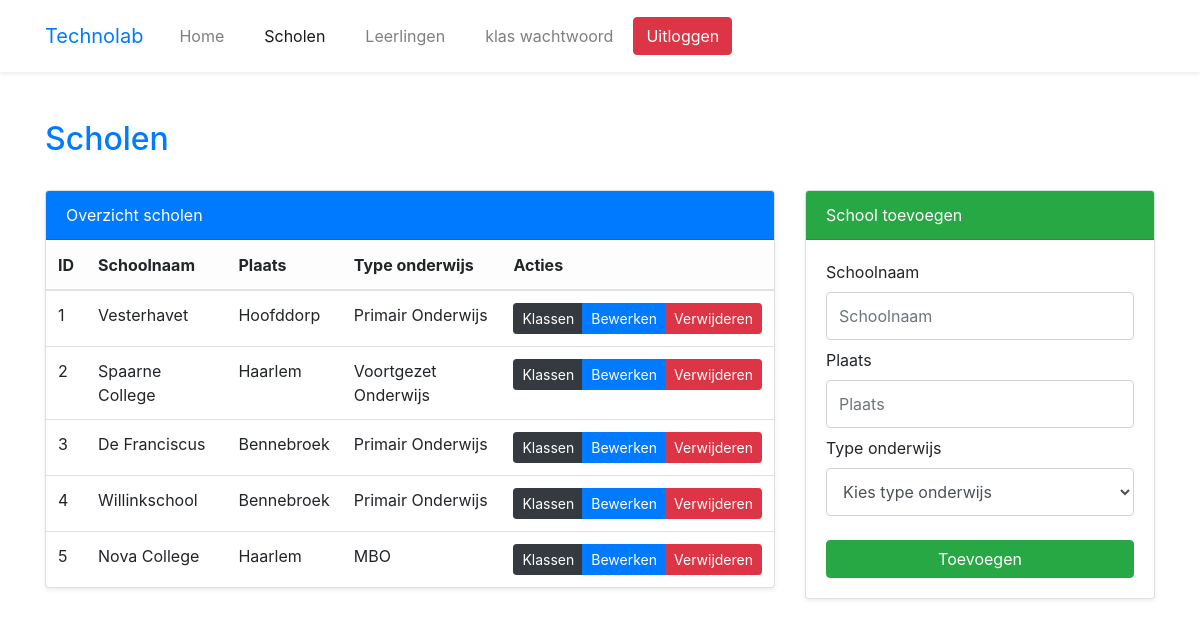
The app's page /scholen.php (signed in) with its own data.
### tables this page shows
CREATE TABLE `school` (
  `school_id` smallint(6) NOT NULL,
  `schoolnaam` varchar(100) NOT NULL,
  `plaats` varchar(100) NOT NULL,
  `type_onderwijs` set('Primair Onderwijs','Voortgezet Onderwijs','MBO') DEFAULT NULL
);

### scholen.php (the view, shortened to what this page needs)
<?php
require 'includes/header.php';
$scholen = $conn->query("SELECT * FROM school");
$highlight_id = null;
?>
<div class="container py-5">
    <div class="row mb-4">
        <div class="col">
            <h2 class="fw-bold text-primary">
                Scholen
            </h2>
        </div>
    </div>
    <div class="row">
        <div class="col-lg-8">
            <div class="card shadow-sm mb-4">
                <div class="card-header bg-primary text-white fw-semibold">
                    Overzicht scholen
                </div>
                <div class="card-body p-0">
                    <table class="table table-hover align-middle mb-0">
                        <thead class="table-light">
                            <tr>
                                <th>ID</th>
                                <th>Schoolnaam</th>
                                <th>Plaats</th>
                                <th>Type onderwijs</th>
                                <th class="text-end">Acties</th>
                            </tr>
                        </thead>
                        <tbody>
                            <?php while ($row = $scholen->fetch_assoc()): ?>
                                <tr<?= ($highlight_id === (int)$row['school_id']) ? ' class="table-warning"' : '' ?>>
                                    <td><?= $row['school_id'] ?></td>
                                    <td><?= htmlspecialchars($row['schoolnaam']) ?></td>
                                    <td><?= htmlspecialchars($row['plaats']) ?></td>
                                    <td>
                                        <span><?= htmlspecialchars($row['type_onderwijs']) ?></span>
                                    </td>
                                    <td class="text-end">
                                        <div class="btn-group" role="group" aria-label="Acties">
                                            <a href="klassen.php?school_id=<?= $row['school_id'] ?>" class="btn btn-dark btn-sm">
                                                <i class="bi bi-houses"></i> Klassen
                                            </a>
                                            <a href="scholen.php?edit=<?= $row['school_id'] ?>" class="btn btn-primary btn-sm">
                                                <i class="bi bi-pencil-square"></i> Bewerken
                                            </a>
                                            <a href="scholen.php?delete=<?= $row['school_id'] ?>" class="btn btn-danger btn-sm" onclick="return confirm('Weet je het zeker?')">
                                                <i class="bi bi-trash"></i> Verwijderen
                                            </a>
                                        </div>
                                    </td>
                                    </tr>
                                <?php endwhile; ?>
                        </tbody>
                    </table>
                </div>
            </div>
        </div>
        <div class="col-lg-4">
            <?php if (!isset($_GET['edit'])):
            ?>
                <div class="card shadow-sm mb-4">
                    <div class="card-header bg-success text-white fw-semibold">
                        School toevoegen
                    </div>
                    <div class="card-body">
                        <form method="post" class="row g-3">
                            <div class="col-12 mb-2">
                                <label for="schoolnaam" class="form-label">Schoolnaam</label>
                                <input type="text" name="schoolnaam" id="schoolnaam" class="form-control" placeholder="Schoolnaam" required style="min-height: 48px;">
                            </div>
                            <div class="col-12 mb-2">
                                <label for="plaats" class="form-label">Plaats</label>
                                <input type="text" name="plaats" id="plaats" class="form-control" placeholder="Plaats" required style="min-height: 48px;">
                            </div>
                            <div class="col-12 mb-3">
                                <label for="type_onderwijs" class="form-label">Type onderwijs</label>
                                <select name="type_onderwijs" id="type_onderwijs" class="form-control" required style="min-height: 48px;">
                                    <option value="" disabled selected>Kies type onderwijs</option>
                                </select>
                            </div>
                            <div class="col-12 d-grid mt-2">
                                <button type="submit" name="add" class="btn btn-success w-100">
                                    Toevoegen
                                </button>
                            </div>
                        </form>
                    </div>
                </div>
            <?php endif; ?>
        </div>
    </div>
</div>
<?php require 'includes/footer.php'; ?>

### records on screen
school: school_id "1", schoolnaam "Vesterhavet", plaats "Hoofddorp", type_onderwijs "Primair Onderwijs"
school: school_id "2", schoolnaam "Spaarne College", plaats "Haarlem", type_onderwijs "Voortgezet Onderwijs"
school: school_id "3", schoolnaam "De Franciscus", plaats "Bennebroek", type_onderwijs "Primair Onderwijs"
school: school_id "4", schoolnaam "Willinkschool", plaats "Bennebroek", type_onderwijs "Primair Onderwijs"
school: school_id "5", schoolnaam "Nova College", plaats "Haarlem", type_onderwijs "MBO"
